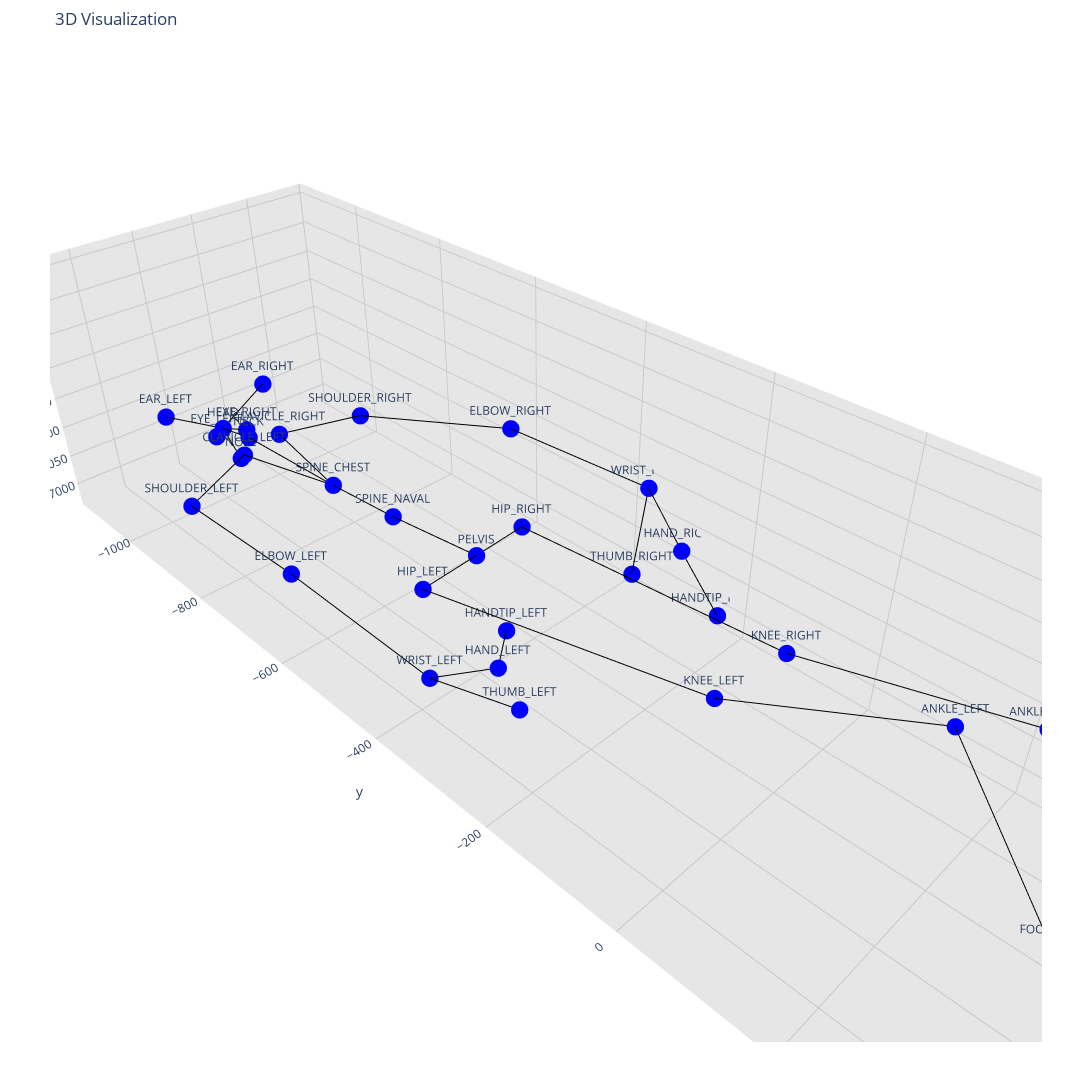

Here is the notebook cell this chart was saved with:
### Code cell
import torch
import pandas as pd
import plotly.graph_objs as go
from torch_geometric.data import Data



# Define anatomical connections as edges
edges = torch.tensor([
    [0, 2],  # FOOT_RIGHT to ANKLE_RIGHT
    [1, 3],  # FOOT_LEFT to ANKLE_LEFT
    [2, 4],  # ANKLE_RIGHT to KNEE_RIGHT
    [3, 5],  # ANKLE_LEFT to KNEE_LEFT
    [4, 6],  # KNEE_RIGHT to HIP_RIGHT
    [5, 7],  # KNEE_LEFT to HIP_LEFT
    [6, 8],  # HIP_RIGHT to PELVIS
    [7, 8],  # HIP_LEFT to PELVIS
    [8, 9],  # PELVIS to SPINE_NAVAL
    [9, 10], # SPINE_NAVAL to SPINE_CHEST
    [10, 11],# SPINE_CHEST to CLAVICLE_RIGHT
    [10, 12],# SPINE_CHEST to CLAVICLE_LEFT
    [11, 13],# CLAVICLE_RIGHT to SHOULDER_RIGHT
    [12, 14],# CLAVICLE_LEFT to SHOULDER_LEFT
    [13, 15],# SHOULDER_RIGHT to ELBOW_RIGHT
    [14, 16],# SHOULDER_LEFT to ELBOW_LEFT
    [15, 17],# ELBOW_RIGHT to WRIST_RIGHT
    [16, 18],# ELBOW_LEFT to WRIST_LEFT
    [17, 19],# WRIST_RIGHT to HAND_RIGHT
    [18, 20],# WRIST_LEFT to HAND_LEFT
    [19, 21],# HAND_RIGHT to HANDTIP_RIGHT
    [20, 22],# HAND_LEFT to HANDTIP_LEFT
    [17, 23],# HANDTIP_RIGHT to THUMB_RIGHT
    [18, 24],# HANDTIP_LEFT to THUMB_LEFT
    [10, 25],# SPINE_CHEST to NECK
    [25, 26],# NECK to HEAD
    [26, 27],
    [26, 28],
    [26, 29],
    [26, 30],
    [26, 31]
]).t().contiguous()

# List of joints in the order they appear in the DataFrame
joints = [
    'FOOT_RIGHT', 'FOOT_LEFT', 'ANKLE_RIGHT', 'ANKLE_LEFT', 'KNEE_RIGHT', 'KNEE_LEFT',
    'HIP_RIGHT', 'HIP_LEFT', 'PELVIS', 'SPINE_NAVAL', 'SPINE_CHEST',
    'CLAVICLE_RIGHT', 'CLAVICLE_LEFT', 'SHOULDER_RIGHT', 'SHOULDER_LEFT',
    'ELBOW_RIGHT', 'ELBOW_LEFT', 'WRIST_RIGHT', 'WRIST_LEFT', 'HAND_RIGHT',
    'HAND_LEFT', 'HANDTIP_RIGHT', 'HANDTIP_LEFT', 'THUMB_RIGHT', 'THUMB_LEFT',
    'NECK', 'HEAD', 'NOSE', 'EYE_LEFT', 'EAR_LEFT', 'EYE_RIGHT', 'EAR_RIGHT'
]

# Function to extract node features and create a Data object
def create_data_object_vis(row):
    node_features = []
    node_positions = []  # Store (x, y, z) positions separately for Plotly visualization

    for joint in joints:
        x = row[f'{joint}_X']
        y = row[f'{joint}_Y']
        z = row[f'{joint}_Z']
        node_features.append([x, y, z])
        node_positions.append((x, y, z))  # Save position for each joint

    node_features = torch.tensor(node_features, dtype=torch.float)

    # Extract label (assuming 'frailty' is the target column)
    label = torch.tensor([row['QoR_class']], dtype=torch.float)

    # Create the Data object
    data = Data(x=node_features, edge_index=edges, y=label)

    return data, node_positions

# Function to plot the graph using Plotly
def plot_graph(node_positions):
    # Extract x, y, z coordinates from node_positions
    x_coords = [pos[0] for pos in node_positions]
    y_coords = [pos[1] for pos in node_positions]
    z_coords = [pos[2] for pos in node_positions]

    # Create edges for Plotly
    edge_x = []
    edge_y = []
    edge_z = []
    for edge in edges.t().tolist():
        x0, y0, z0 = node_positions[edge[0]]
        x1, y1, z1 = node_positions[edge[1]]
        edge_x.extend([x0, x1, None])
        edge_y.extend([y0, y1, None])
        edge_z.extend([z0, z1, None])

    # Plot the edges
    edge_trace = go.Scatter3d(
        x=edge_x, y=edge_y, z=edge_z,
        mode='lines',
        line=dict(color='black', width=2),
        hoverinfo='none'
    )

    # Plot the nodes with joint names
    node_trace = go.Scatter3d(
        x=x_coords, y=y_coords, z=z_coords,
        mode='markers+text',
        marker=dict(size=6, color='blue'),
        text=joints,  # Use the joint names as text labels
        hoverinfo='text'
    )

    # Create the figure with gridlines and joint names
    fig = go.Figure(
    data=[edge_trace, node_trace],
    layout=go.Layout(
        title='3D Visualization',
        width=2200,  # Increase width
        height=1200,  # Increase height
        showlegend=False,
        scene=dict(
            xaxis=dict(
                showbackground=True,
                backgroundcolor="rgb(230, 230, 230)",
                gridcolor="rgb(200, 200, 200)",
                showgrid=True,
                zerolinecolor="rgb(200, 200, 200)",
            ),
            yaxis=dict(
                showbackground=True,
                backgroundcolor="rgb(230, 230, 230)",
                gridcolor="rgb(200, 200, 200)",
                showgrid=True,
                zerolinecolor="rgb(200, 200, 200)",
            ),
            zaxis=dict(
                showbackground=True,
                backgroundcolor="rgb(230, 230, 230)",
                gridcolor="rgb(200, 200, 200)",
                showgrid=True,
                zerolinecolor="rgb(200, 200, 200)",
            ),
        ),
        margin=dict(l=50, r=50, b=50, t=50),))

    fig.show()



#df_clean
#single_row = df.iloc[3]

single_row = df_clean.iloc[3]
data, node_positions = create_data_object_vis(single_row)

plot_graph(node_positions)

### Figure 1 — Plotly figure (JSON) as saved in the notebook; plotly's stock layout.template omitted (floating-point values rounded to 4 significant figures)
{"data": [{"hoverinfo": "none", "line": {"color": "black", "width": 2}, "mode": "lines", "type": "scatter3d", "x": [-12.52, -33.53, null, 108.4, 72.46, null, -33.53, -131.7, null, 72.46, -12.4, null, -131.7, -85.62, null, -12.4, 79.04, null, -85.62, -7.547, null, 79.04, -7.547, null, -7.547, -9.693, null, -9.693, -10.94, null, -10.94, -40.1, null, -10.94, 23.29, null, -40.1, -155.4, null, 23.29, 146.9, null, -155.4, -234.9, null, 146.9, 160.4, null, -234.9, -288.4, null, 160.4, 112.1, null, -288.4, -276.6, null, 112.1, 65.7, null, -276.6, -281.5, null, 65.7, -9.23, null, -288.4, -233.2, null, 112.1, 77.55, null, -10.94, -8.139, null, -8.139, -8.946, null, -8.946, -73.01, null, -8.946, -50.78, null, -8.946, 38.08, null, -8.946, -94.59, null, -8.946, -100.6, null], "y": [416.1, 284.4, null, 374.3, 247.2, null, 284.4, -29.52, null, 247.2, -37.56, null, -29.52, -406.9, null, -37.56, -407.4, null, -406.9, -407.1, null, -407.4, -407.1, null, -407.1, -575.4, null, -575.4, -710.7, null, -710.7, -883.4, null, -710.7, -882.9, null, -883.4, -834.9, null, -882.9, -826.6, null, -834.9, -584.0, null, -826.6, -565.4, null, -584.0, -368.9, null, -565.4, -364.1, null, -368.9, -296.1, null, -364.1, -291.9, null, -296.1, -230.9, null, -291.9, -357.5, null, -368.9, -344.8, null, -364.1, -243.8, null, -710.7, -917.3, null, -917.3, -993.5, null, -993.5, -1071.0, null, -993.5, -1099.0, null, -993.5, -1081.0, null, -993.5, -1076.0, null, -993.5, -1013.0, null], "z": [7208.0, 7303.0, null, 7233.0, 7353.0, null, 7303.0, 7138.0, null, 7353.0, 7143.0, null, 7138.0, 7149.0, null, 7143.0, 7138.0, null, 7149.0, 7144.0, null, 7138.0, 7144.0, null, 7144.0, 7121.0, null, 7121.0, 7109.0, null, 7109.0, 7109.0, null, 7109.0, 7100.0, null, 7109.0, 7115.0, null, 7100.0, 7094.0, null, 7115.0, 7161.0, null, 7094.0, 7121.0, null, 7161.0, 7134.0, null, 7121.0, 7045.0, null, 7134.0, 7071.0, null, 7045.0, 7077.0, null, 7071.0, 6994.0, null, 7077.0, 7052.0, null, 7134.0, 7030.0, null, 7045.0, 7050.0, null, 7109.0, 7103.0, null, 7103.0, 7088.0, null, 7088.0, 6973.0, null, 7088.0, 7012.0, null, 7088.0, 7092.0, null, 7088.0, 7017.0, null, 7088.0, 7123.0, null]}, {"hoverinfo": "text", "marker": {"color": "blue", "size": 6}, "mode": "markers+text", "text": ["FOOT_RIGHT", "FOOT_LEFT", "ANKLE_RIGHT", "ANKLE_LEFT", "KNEE_RIGHT", "KNEE_LEFT", "HIP_RIGHT", "HIP_LEFT", "PELVIS", "SPINE_NAVAL", "SPINE_CHEST", "CLAVICLE_RIGHT", "CLAVICLE_LEFT", "SHOULDER_RIGHT", "SHOULDER_LEFT", "ELBOW_RIGHT", "ELBOW_LEFT", "WRIST_RIGHT", "WRIST_LEFT", "HAND_RIGHT", "HAND_LEFT", "HANDTIP_RIGHT", "HANDTIP_LEFT", "THUMB_RIGHT", "THUMB_LEFT", "NECK", "HEAD", "NOSE", "EYE_LEFT", "EAR_LEFT", "EYE_RIGHT", "EAR_RIGHT"], "type": "scatter3d", "x": [-12.52, 108.4, -33.53, 72.46, -131.7, -12.4, -85.62, 79.04, -7.547, -9.693, -10.94, -40.1, 23.29, -155.4, 146.9, -234.9, 160.4, -288.4, 112.1, -276.6, 65.7, -281.5, -9.23, -233.2, 77.55, -8.139, -8.946, -73.01, -50.78, 38.08, -94.59, -100.6], "y": [416.1, 374.3, 284.4, 247.2, -29.52, -37.56, -406.9, -407.4, -407.1, -575.4, -710.7, -883.4, -882.9, -834.9, -826.6, -584.0, -565.4, -368.9, -364.1, -296.1, -291.9, -230.9, -357.5, -344.8, -243.8, -917.3, -993.5, -1071.0, -1099.0, -1081.0, -1076.0, -1013.0], "z": [7208.0, 7233.0, 7303.0, 7353.0, 7138.0, 7143.0, 7149.0, 7138.0, 7144.0, 7121.0, 7109.0, 7109.0, 7100.0, 7115.0, 7094.0, 7161.0, 7121.0, 7134.0, 7045.0, 7071.0, 7077.0, 6994.0, 7052.0, 7030.0, 7050.0, 7103.0, 7088.0, 6973.0, 7012.0, 7092.0, 7017.0, 7123.0]}], "layout": {"height": 1200, "margin": {"b": 50, "l": 50, "r": 50, "t": 50}, "scene": {"xaxis": {"backgroundcolor": "rgb(230, 230, 230)", "gridcolor": "rgb(200, 200, 200)", "showbackground": true, "showgrid": true, "zerolinecolor": "rgb(200, 200, 200)"}, "yaxis": {"backgroundcolor": "rgb(230, 230, 230)", "gridcolor": "rgb(200, 200, 200)", "showbackground": true, "showgrid": true, "zerolinecolor": "rgb(200, 200, 200)"}, "zaxis": {"backgroundcolor": "rgb(230, 230, 230)", "gridcolor": "rgb(200, 200, 200)", "showbackground": true, "showgrid": true, "zerolinecolor": "rgb(200, 200, 200)"}}, "showlegend": false, "title": {"text": "3D Visualization"}, "width": 2200}}
